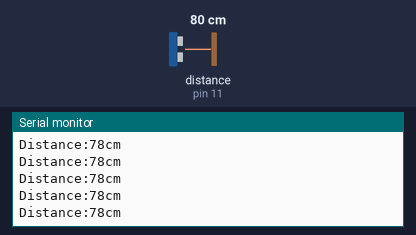
Simulated run of this sketch. Board: Arduino Uno, built with avr-gcc and run on an emulated ATmega328P. On the bench: the last lines printed to the serial monitor. Wiring (inferred from the names in the program): ultrasonic range finder: trigger pin 12; echo pin 11. The test bench sets the inputs (shaded band); at power-on: distance to the obstacle (sensor on pin 11) 80 cm. The echo pulse lasts 58.3 µs per cm.

Above: at 2.2 s.
2.3 s: distance to the obstacle (sensor on pin 11) set to 2 cm
At 2.38 s:
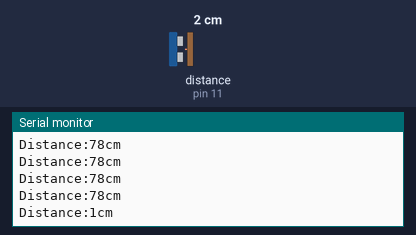
5.3 s: distance to the obstacle (sensor on pin 11) set to 250 cm
At 5.41 s:
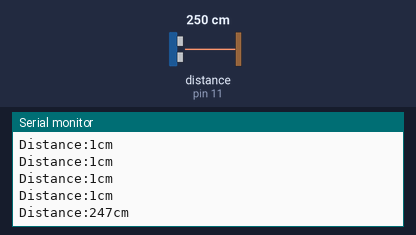
Timing chart, 0 to 8.3 s (numbered marks = the images above; inputs shaded):
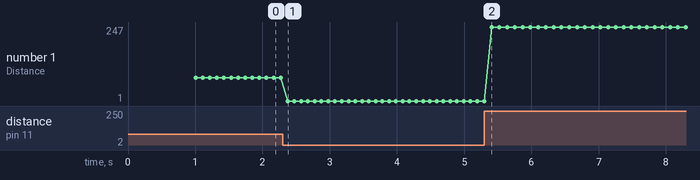

Measured:
- after the input at 2.3 s, the serial monitor: prints a new line after 0.07 s (image 1)
- after the input at 5.3 s, the serial monitor: prints a new line after 0.11 s (image 2)
- plotted number 1: 78 → 1 after the input at 2.3 s, 1 → 247 after the input at 5.3 s

The sketch:

UltraSound_DistanceMeasure.ino
```cpp
#include <SoftwareSerial.h>

const int trigPin=12;
const int echoPin=11;
long duration,inches,distance;
void setup() {
  Serial.begin(9600);
  pinMode(trigPin,OUTPUT);
  pinMode(echoPin,INPUT);
  Serial.print("Distance Measurement");
  delay(1000);
}

void loop() {
  pinMode(trigPin,OUTPUT);
  digitalWrite(trigPin,LOW);
  delayMicroseconds(2);
  digitalWrite(trigPin,HIGH);
  delayMicroseconds(10);
  digitalWrite(trigPin,LOW);

  pinMode(echoPin,INPUT);
  duration=pulseIn(echoPin,HIGH);
  distance=duration*0.034/2;
  Serial.print("Distance:");
  Serial.print(distance);
  Serial.print("cm");
  delay(100);
  Serial.println();
}
```
